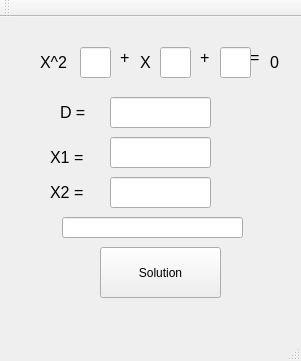
<?xml version="1.0" encoding="UTF-8"?>
<ui version="4.0">
 <class>MainWindow</class>
 <widget class="QMainWindow" name="MainWindow">
  <property name="geometry">
   <rect>
    <x>0</x>
    <y>0</y>
    <width>301</width>
    <height>361</height>
   </rect>
  </property>
  <property name="windowTitle">
   <string>MainWindow</string>
  </property>
  <widget class="QWidget" name="centralWidget">
   <widget class="QPushButton" name="pushButton">
    <property name="geometry">
     <rect>
      <x>100</x>
      <y>230</y>
      <width>121</width>
      <height>51</height>
     </rect>
    </property>
    <property name="text">
     <string>Solution</string>
    </property>
   </widget>
   <widget class="QLabel" name="label_2">
    <property name="geometry">
     <rect>
      <x>120</x>
      <y>30</y>
      <width>21</width>
      <height>21</height>
     </rect>
    </property>
    <property name="text">
     <string>&lt;html&gt;&lt;head/&gt;&lt;body&gt;&lt;p&gt;&lt;span style=&quot; font-size:12pt;&quot;&gt;+&lt;/span&gt;&lt;/p&gt;&lt;/body&gt;&lt;/html&gt;</string>
    </property>
   </widget>
   <widget class="QLabel" name="label_3">
    <property name="geometry">
     <rect>
      <x>140</x>
      <y>30</y>
      <width>21</width>
      <height>31</height>
     </rect>
    </property>
    <property name="text">
     <string>&lt;html&gt;&lt;head/&gt;&lt;body&gt;&lt;p&gt;&lt;span style=&quot; font-size:12pt;&quot;&gt;X&lt;/span&gt;&lt;/p&gt;&lt;/body&gt;&lt;/html&gt;</string>
    </property>
   </widget>
   <widget class="QLabel" name="label">
    <property name="geometry">
     <rect>
      <x>40</x>
      <y>30</y>
      <width>51</width>
      <height>31</height>
     </rect>
    </property>
    <property name="lineWidth">
     <number>12</number>
    </property>
    <property name="text">
     <string>&lt;html&gt;&lt;head/&gt;&lt;body&gt;&lt;p&gt;&lt;span style=&quot; font-size:12pt;&quot;&gt;X^2&lt;/span&gt;&lt;/p&gt;&lt;/body&gt;&lt;/html&gt;</string>
    </property>
   </widget>
   <widget class="QLabel" name="label_4">
    <property name="geometry">
     <rect>
      <x>200</x>
      <y>30</y>
      <width>21</width>
      <height>21</height>
     </rect>
    </property>
    <property name="text">
     <string>&lt;html&gt;&lt;head/&gt;&lt;body&gt;&lt;p&gt;&lt;span style=&quot; font-size:12pt;&quot;&gt;+&lt;/span&gt;&lt;/p&gt;&lt;/body&gt;&lt;/html&gt;</string>
    </property>
   </widget>
   <widget class="QLabel" name="label_5">
    <property name="geometry">
     <rect>
      <x>250</x>
      <y>30</y>
      <width>21</width>
      <height>21</height>
     </rect>
    </property>
    <property name="text">
     <string>&lt;html&gt;&lt;head/&gt;&lt;body&gt;&lt;p&gt;&lt;span style=&quot; font-size:12pt;&quot;&gt;=&lt;/span&gt;&lt;/p&gt;&lt;/body&gt;&lt;/html&gt;</string>
    </property>
   </widget>
   <widget class="QLabel" name="label_6">
    <property name="geometry">
     <rect>
      <x>270</x>
      <y>30</y>
      <width>21</width>
      <height>31</height>
     </rect>
    </property>
    <property name="text">
     <string>&lt;html&gt;&lt;head/&gt;&lt;body&gt;&lt;p&gt;&lt;span style=&quot; font-size:12pt;&quot;&gt;0&lt;/span&gt;&lt;/p&gt;&lt;/body&gt;&lt;/html&gt;</string>
    </property>
   </widget>
   <widget class="QLabel" name="label_7">
    <property name="geometry">
     <rect>
      <x>60</x>
      <y>80</y>
      <width>41</width>
      <height>31</height>
     </rect>
    </property>
    <property name="text">
     <string>&lt;html&gt;&lt;head/&gt;&lt;body&gt;&lt;p&gt;&lt;span style=&quot; font-size:12pt;&quot;&gt;D =&lt;/span&gt;&lt;/p&gt;&lt;/body&gt;&lt;/html&gt;</string>
    </property>
   </widget>
   <widget class="QLabel" name="label_9">
    <property name="geometry">
     <rect>
      <x>50</x>
      <y>130</y>
      <width>51</width>
      <height>21</height>
     </rect>
    </property>
    <property name="text">
     <string>&lt;html&gt;&lt;head/&gt;&lt;body&gt;&lt;p&gt;&lt;span style=&quot; font-size:12pt;&quot;&gt;X1 =&lt;/span&gt;&lt;/p&gt;&lt;/body&gt;&lt;/html&gt;</string>
    </property>
   </widget>
   <widget class="QLabel" name="label_10">
    <property name="geometry">
     <rect>
      <x>50</x>
      <y>160</y>
      <width>51</width>
      <height>31</height>
     </rect>
    </property>
    <property name="text">
     <string>&lt;html&gt;&lt;head/&gt;&lt;body&gt;&lt;p&gt;&lt;span style=&quot; font-size:12pt;&quot;&gt;X2 =&lt;/span&gt;&lt;/p&gt;&lt;/body&gt;&lt;/html&gt;</string>
    </property>
   </widget>
   <widget class="QLineEdit" name="lineEdit">
    <property name="geometry">
     <rect>
      <x>80</x>
      <y>30</y>
      <width>31</width>
      <height>31</height>
     </rect>
    </property>
   </widget>
   <widget class="QLineEdit" name="lineEdit_2">
    <property name="geometry">
     <rect>
      <x>160</x>
      <y>30</y>
      <width>31</width>
      <height>31</height>
     </rect>
    </property>
   </widget>
   <widget class="QLineEdit" name="lineEdit_3">
    <property name="geometry">
     <rect>
      <x>220</x>
      <y>30</y>
      <width>31</width>
      <height>31</height>
     </rect>
    </property>
   </widget>
   <widget class="QLineEdit" name="lineEdit_4">
    <property name="geometry">
     <rect>
      <x>62</x>
      <y>200</y>
      <width>181</width>
      <height>21</height>
     </rect>
    </property>
   </widget>
   <widget class="QLineEdit" name="lineEdit_5">
    <property name="geometry">
     <rect>
      <x>110</x>
      <y>80</y>
      <width>101</width>
      <height>31</height>
     </rect>
    </property>
   </widget>
   <widget class="QLineEdit" name="lineEdit_6">
    <property name="geometry">
     <rect>
      <x>110</x>
      <y>120</y>
      <width>101</width>
      <height>31</height>
     </rect>
    </property>
   </widget>
   <widget class="QLineEdit" name="lineEdit_7">
    <property name="geometry">
     <rect>
      <x>110</x>
      <y>160</y>
      <width>101</width>
      <height>31</height>
     </rect>
    </property>
   </widget>
  </widget>
  <widget class="QMenuBar" name="menuBar">
   <property name="geometry">
    <rect>
     <x>0</x>
     <y>0</y>
     <width>301</width>
     <height>25</height>
    </rect>
   </property>
  </widget>
  <widget class="QToolBar" name="mainToolBar">
   <attribute name="toolBarArea">
    <enum>TopToolBarArea</enum>
   </attribute>
   <attribute name="toolBarBreak">
    <bool>false</bool>
   </attribute>
  </widget>
  <widget class="QStatusBar" name="statusBar"/>
 </widget>
 <layoutdefault spacing="6" margin="11"/>
 <resources/>
 <connections/>
</ui>
